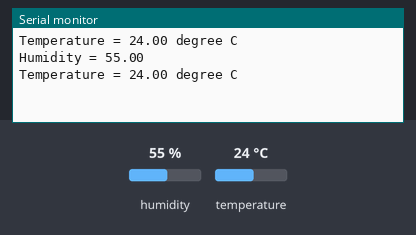
Recording of a sketch running on a simulated Arduino Uno, built with avr-gcc and run on an emulated ATmega328P. Parts: the last lines printed to the serial monitor. Inputs (shaded band) come from the test bench; at power-on: humidity 55 %, temperature 24 °C.

Above: at 2.8 s.
2.9 s: humidity set to 22 %
At 3.7 s:
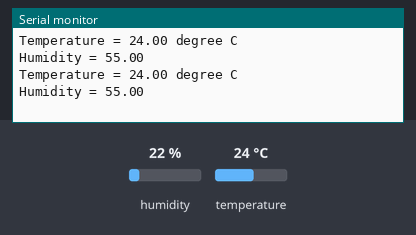
5.6 s: temperature set to 12 °C
At 6.5 s:
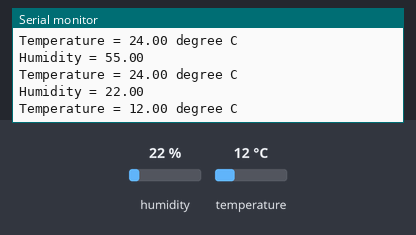
8.3 s: humidity set to 40 %
At 9.7 s:
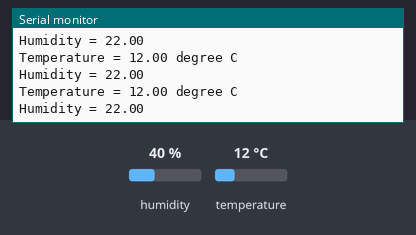
Timing chart, 0 to 11.3 s (numbered marks = the images above; inputs shaded):
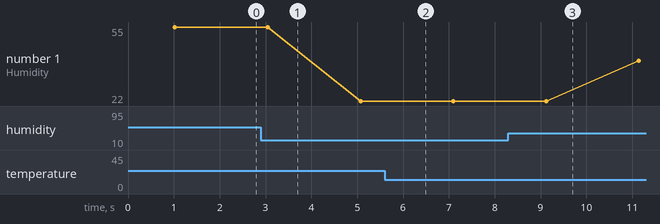

The sketch:

Temperature.ino
```cpp
#include<DHT.h>

DHT dht(3,DHT11);
float hum;
float temp;

void setup()
{
  Serial.begin(9600);
  dht.begin();
}

void loop()
{
  hum = dht.readHumidity();
  temp = dht.readTemperature();

  Serial.print("Temperature = ");
  Serial.print(temp);
  Serial.print(" degree");
  Serial.println(" C");
  delay(1000);

  Serial.print("Humidity = ");
  Serial.println(hum);
  delay(1000);
}
```

Measured:
- after the input at 5.6 s, the serial monitor: prints a new line after 0.50 s (image 2)
- plotted number 1: 55 → 22 after the input at 2.9 s, 22 → 40 after the input at 8.3 s
